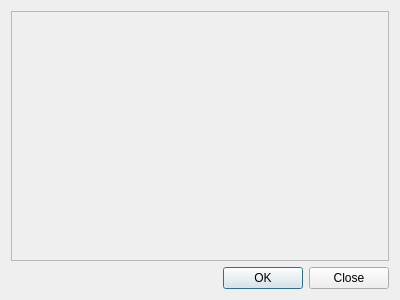
<?xml version="1.0" encoding="UTF-8"?>
<ui version="4.0">
 <class>AWCustomKeysConfig</class>
 <widget class="QDialog" name="AWCustomKeysConfig">
  <property name="geometry">
   <rect>
    <x>0</x>
    <y>0</y>
    <width>400</width>
    <height>300</height>
   </rect>
  </property>
  <layout class="QVBoxLayout" name="verticalLayout_2">
   <item>
    <widget class="QScrollArea" name="scrollArea">
     <property name="widgetResizable">
      <bool>true</bool>
     </property>
     <widget class="QWidget" name="scrollAreaWidgetContents">
      <property name="geometry">
       <rect>
        <x>0</x>
        <y>0</y>
        <width>384</width>
        <height>249</height>
       </rect>
      </property>
      <layout class="QVBoxLayout" name="verticalLayout">
       <item>
        <spacer name="verticalSpacer">
         <property name="orientation">
          <enum>Qt::Vertical</enum>
         </property>
         <property name="sizeHint" stdset="0">
          <size>
           <width>20</width>
           <height>40</height>
          </size>
         </property>
        </spacer>
       </item>
      </layout>
     </widget>
    </widget>
   </item>
   <item>
    <widget class="QDialogButtonBox" name="buttonBox">
     <property name="orientation">
      <enum>Qt::Horizontal</enum>
     </property>
     <property name="standardButtons">
      <set>QDialogButtonBox::Close|QDialogButtonBox::Ok</set>
     </property>
    </widget>
   </item>
  </layout>
 </widget>
 <resources/>
 <connections>
  <connection>
   <sender>buttonBox</sender>
   <signal>accepted()</signal>
   <receiver>AWCustomKeysConfig</receiver>
   <slot>accept()</slot>
   <hints>
    <hint type="sourcelabel">
     <x>248</x>
     <y>254</y>
    </hint>
    <hint type="destinationlabel">
     <x>157</x>
     <y>274</y>
    </hint>
   </hints>
  </connection>
  <connection>
   <sender>buttonBox</sender>
   <signal>rejected()</signal>
   <receiver>AWCustomKeysConfig</receiver>
   <slot>reject()</slot>
   <hints>
    <hint type="sourcelabel">
     <x>316</x>
     <y>260</y>
    </hint>
    <hint type="destinationlabel">
     <x>286</x>
     <y>274</y>
    </hint>
   </hints>
  </connection>
 </connections>
</ui>
